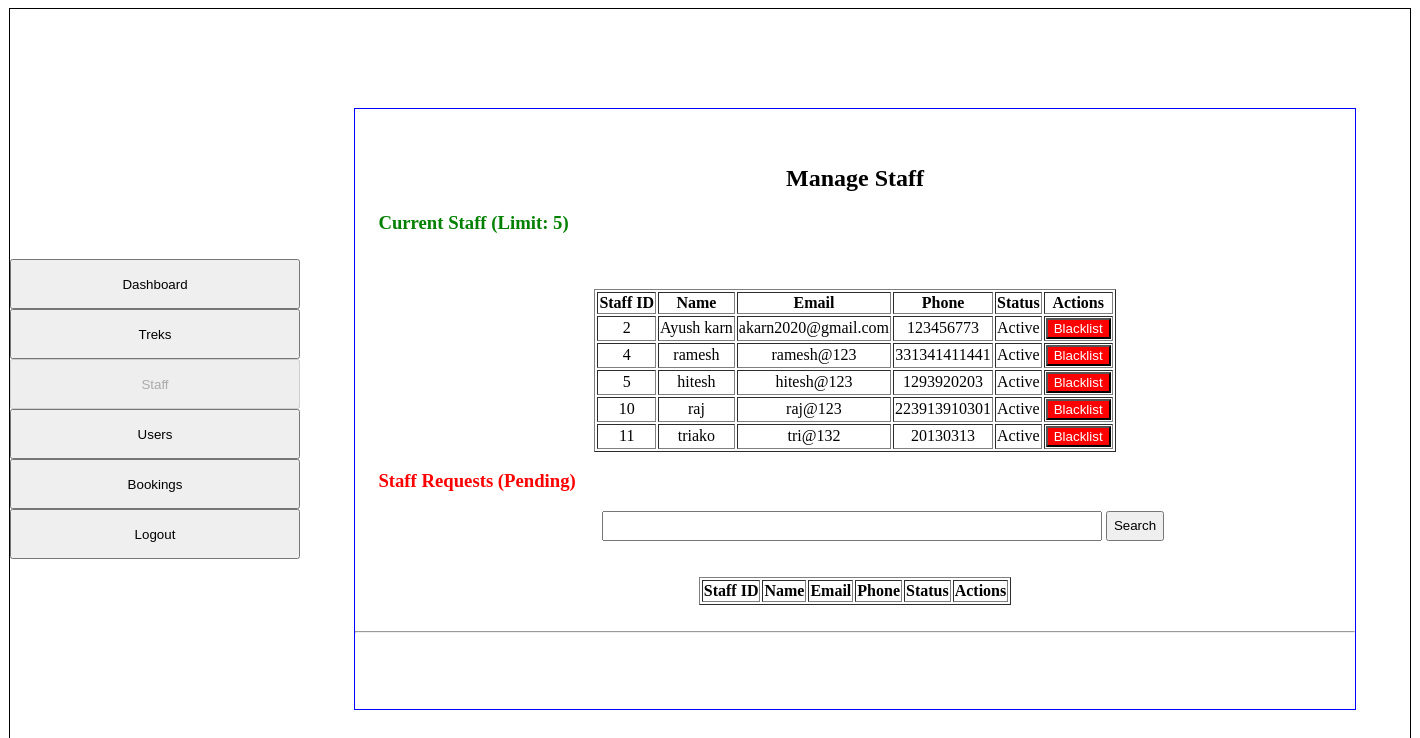
The page /all_staffs on the database as committed earlier.
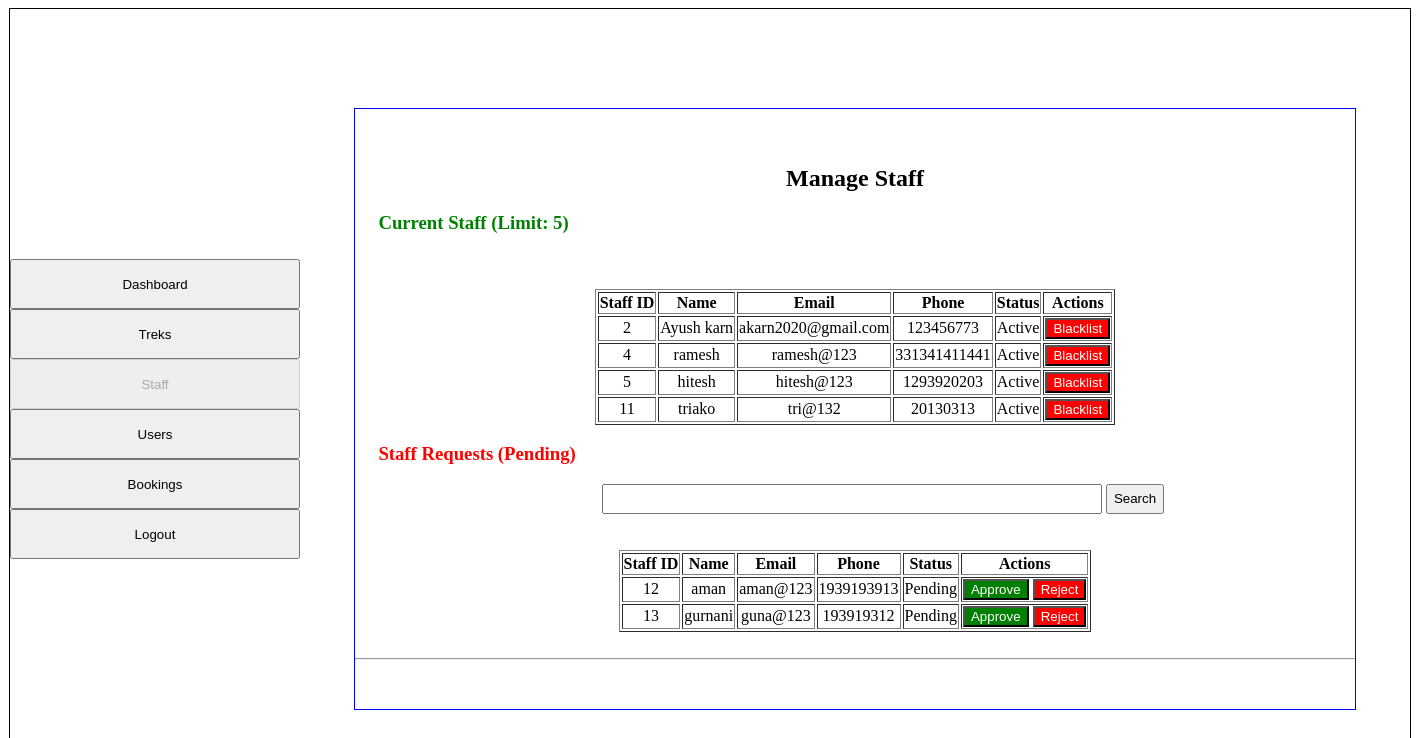
The same page on the database as committed later.
### models.py (models this page shows)
class User(db.Model):
    __tablename__ = "users"
    user_id = db.Column(db.Integer, primary_key=True)
    full_name = db.Column(db.String(100), nullable=False)
    email = db.Column(db.String(120), unique=True, nullable=False)
    password = db.Column(db.String(200), nullable=False)
    phone = db.Column(db.String(15), nullable=False)
    role = db.Column(db.String(50), nullable=False)
    status = db.Column(db.String(20), nullable=False)
    bookings = db.relationship("Booking", cascade="all,delete", backref="user")

### app.py (the view)
@app.route('/all_staffs', methods=['GET', 'POST'])
def admin_staff():
    if request.method == 'POST':
        search_query = request.form.get("search")
        active_staff = db.session.query(User).filter(
            User.role == "1",
            User.status == "Active",
            (User.full_name.like(f"%{search_query}%")) |
            (User.email.like(f"%{search_query}%"))
        ).all()
        pending_staff = db.session.query(User).filter(
            User.role == "1",
            User.status == "Pending",
            (User.full_name.like(f"%{search_query}%")) |
            (User.email.like(f"%{search_query}%"))
        ).all()
    else:
        active_staff = db.session.query(User).filter(User.role == "1", User.status == "Active").all()
        pending_staff = db.session.query(User).filter(User.role == "1", User.status == "Pending").all()
    return render_template("all_staff.html", current_staff=active_staff, pending_staff=pending_staff)

### templates/all_staff.html (shortened to what this page needs)
{% extends "base.html" %}
{% block sidebar %}
<a href="/admin_dashboard"><input type="button" value="Dashboard" style="width: 290px; height: 50px; margin: 0 auto;"></a><br>
<a href="/manage_treks"><input type="button" value="Treks" style="width: 290px; height: 50px; margin: 0 auto;"></a><br>
<a href="/all_staffs"><input type="button" value="Staff" style="width: 290px; height: 50px; margin: 0 auto;" disabled></a><br>
<a href="/all_users"><input type="button" value="Users" style="width: 290px; height: 50px; margin: 0 auto;"></a><br>
<a href="/bookings"><input type="button" value="Bookings" style="width: 290px; height: 50px; margin: 0 auto;"></a><br>
<a href="/logout"><input type="button" value="Logout" style="width: 290px; height: 50px; margin: 0 auto;"></a>
{% endblock %}
{% block content %}
<div style="text-align: center;">
    <h2>Manage Staff</h2>
    <h3 style="text-align: left; color: green;">&nbsp; &nbsp; &nbsp;Current Staff (Limit: 5)</h3>
<br>
<br>
    <table border="1px solid black" style="margin: 0 auto;" >
        <tr><th>Staff ID</th><th>Name</th><th>Email</th><th>Phone</th><th>Status</th><th>Actions</th></tr>
        {% for s in current_staff %}
        <tr>
            <td>{{ s.user_id }}</td><td>{{ s.full_name }}</td><td>{{ s.email }}</td><td>{{ s.phone }}</td><td>{{ s.status }}</td>
            <td>
                <a href="/update_status/{{ s.user_id }}/Fired"><input type="button" value="Blacklist" style="background-color: red; color: white;"></a>
            </td>
        </tr>
        {% endfor %}
    </table>
    <h3 style="text-align: left; color: red;">&nbsp; &nbsp; &nbsp;Staff Requests (Pending)</h3>
            <form method="POST" action="">
<input type="search" name="search" style="width: 500px; height: 30px;">
<input type="submit" value="Search" style="height: 30px; cursor: pointer;">
</form>
<br><br>
    <table border="1px solid black" style="margin: auto;" >
        <tr><th>Staff ID</th><th>Name</th><th>Email</th><th>Phone</th><th>Status</th><th>Actions</th></tr>
        {% for s in pending_staff %}
        <tr>
            <td>{{ s.user_id }}</td><td>{{ s.full_name }}</td><td>{{ s.email }}</td><td>{{ s.phone }}</td><td>{{ s.status }}</td>
            <td>
                <a href="/update_status/{{ s.user_id }}/Active"><input type="button" value="Approve" style="background-color: green; color: white;"></a>
                <a href="/update_status/{{ s.user_id }}/Rejected"><input type="button" value="Reject" style="background-color: red; color: white;"></a>
            </td>
        </tr>
        {% endfor %}
    </table>
    <br><hr><br>
</div>
{% endblock %}

Rows that differ between the two databases and show on the page:
no longer on this page (row edited): User: user_id "10", full_name "raj", email "raj@123", phone "223913910301", status "Active", shown under "Current Staff (Limit: 5)"
added User: user_id "12", full_name "aman", email "aman@123", phone "1939193913", status "Pending", shown under "Staff Requests (Pending)"
added User: user_id "13", full_name "gurnani", email "guna@123", phone "193919312", status "Pending", shown under "Staff Requests (Pending)"
